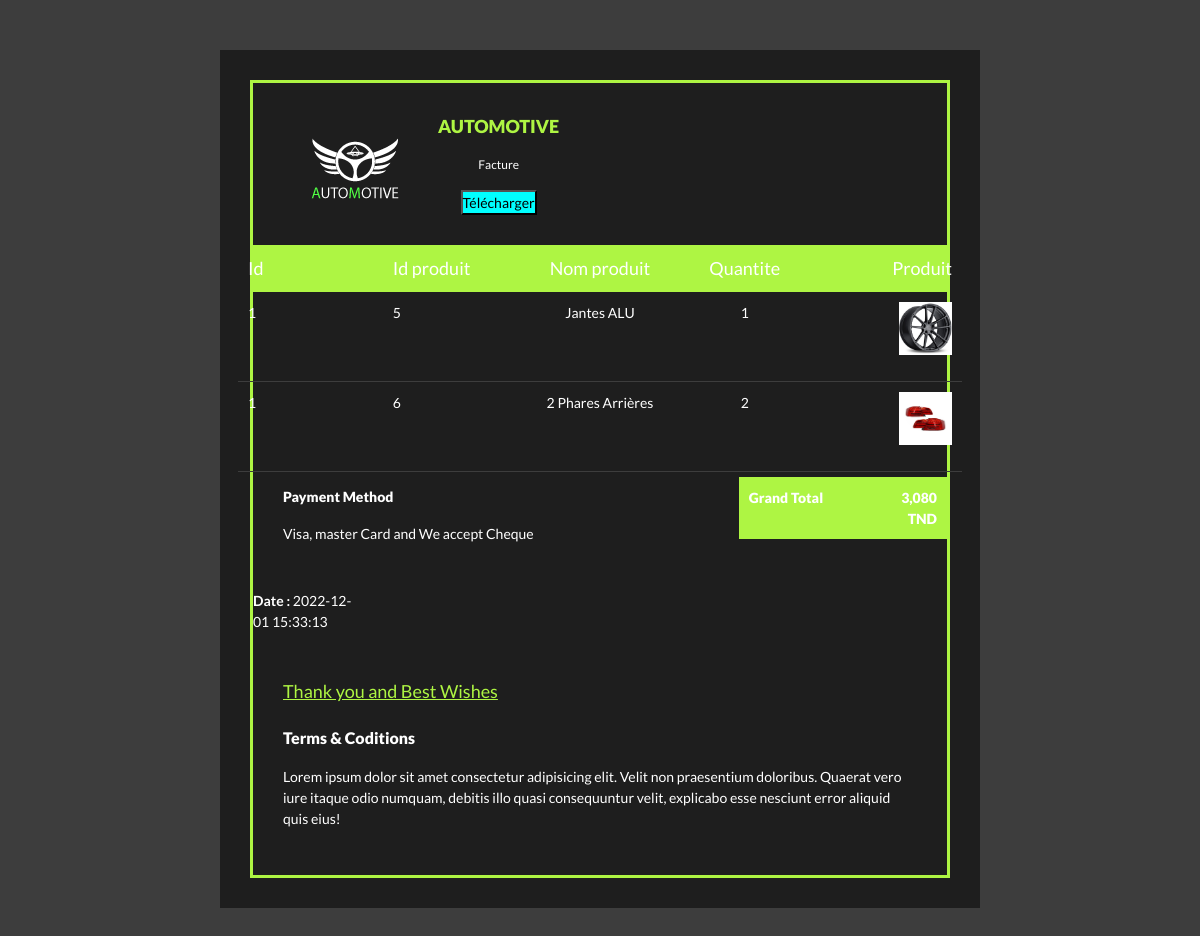
Page /View/facture.php?id_facture=1 (signed in) on the committed database.
### tables this page shows
CREATE TABLE `ligne_commande` (
  `id` int(11) NOT NULL,
  `quantite` int(11) NOT NULL,
  `id_produit` int(11) NOT NULL,
  `id_commande` int(11) NOT NULL
);

CREATE TABLE `articles` (
  `id` int(11) NOT NULL,
  `name` varchar(255) NOT NULL,
  `type` varchar(255) NOT NULL,
  `img` varchar(255) NOT NULL,
  `price` varchar(255) NOT NULL,
  `des` text NOT NULL
);

CREATE TABLE `facture` (
  `id` int(11) NOT NULL,
  `date_creation` datetime NOT NULL DEFAULT current_timestamp(),
  `id_panier` int(11) NOT NULL
);

### controller/panier-class.php (called while the page is built, shortened)
<?php
class panier{
    public function getFacture($id_facture){
        $DB = new config();
        $facture = $DB->query('SELECT * FROM facture where id = '.$id_facture);
        return $facture[0];
    }
    public function getFactureProducts($id_facture)
    {
        $DB = new config();
        $facure = $DB->query('SELECT * FROM facture where id = '.$id_facture);
        $list = $DB->query('SELECT * FROM ligne_commande lp inner join articles v on lp.id_produit = v.id where lp.id_commande = '.$facure[0]->id_panier);
        return $list;
    }
    public function getTotalFacture($id_facture)
    {
        $total = 0;
        foreach ($this->getFactureProducts($id_facture) as $value) {
            $total += $value->price * $value->quantite ;
          }
         return $total;
    }
}
?>

### config.php (called while the page is built, shortened)
<?php
class config {
    private $host ='localhost';
    private $username ='root';
    private $password ='';
    private $database ='forum';
    public $db;
    public function __construct($host= null, $username= null, $password=null, $database= null){
$this->db = new PDO('mysql:host='.$this->host.';dbname='.$this->database,$this->username,$this->password,array
(PDO::MYSQL_ATTR_INIT_COMMAND =>'SET NAMES UTF8'));
    }
public function query($sql, $data = array()){
    $req =$this->db->prepare($sql);
$req->execute($data);
return $req->fetchAll(PDO::FETCH_OBJ);
}
    }
?>

### view/facture.php (the view, shortened to what this page needs)
<?php
if(isset($_SESSION['email']) and isset($_SESSION['password']))
{
require '../config.php';
require '../Controller/panier-class.php';
$DB = new config();
$crudPanier = new panier($DB);
if (isset($_GET['id_facture'])) {
	$facture  = $crudPanier->getFacture($_GET['id_facture']);
    $list = $crudPanier->getFactureProducts($_GET['id_facture']);
	$total = $crudPanier->getTotalFacture($_GET['id_facture']);
	$date = $facture->date_creation;
}
?>
<!DOCTYPE html>
<html>
<head>
    <link rel="stylesheet" type="text/css" href="assets/css/bootstrap.min.css">
<link rel="stylesheet" href="https://cdnjs.cloudflare.com/ajax/libs/font-awesome/4.7.0/css/font-awesome.min.css">
	<link rel="stylesheet" type="text/css" href="assets/css/styles_fact.css">
</head>
<body>
<div class="wrapper">
	<div class="invoice_wrapper">
		<div class="header">
			<div class="logo_invoice_wrap">
				<div class="logo_sec">
					<img src="assets/images/logo4.png" alt="code logo">
					<div class="title_wrap" align='center'>
						<p class="title bold">AutoMotive</p>
						<p class="sub_title">Facture</p>
						<a href="javascript:genScreenshot()"><button style="background:aqua; cursor:pointer" id="telecharger">Télécharger</button> </a>
					</div>
				</div>
			</div>
		</div>
		<div class="body">
			<div class="main_table">
				<div class="table_header">
					<div class="row">
						<div class="col col_no">Id </div>
						<div class="col col_des">Id produit</div>
						<div class="col col_price">Nom produit</div>
						<div class="col col_qty">Quantite</div>
						<div class="col col_total">Produit</div>
					</div>
				</div>
				<?php
       foreach($list as $achat):
       ?>
				<div class="table_body">
					<div class="row">
						<div class="col col_no">
							<td name="id_commande" id="id_commande">
							<?= $achat->id_commande; ?>
							</td>
						</div>
						<div class="col col_des">
						<td name="id_produit" id="id_produit">
						<?= $achat->id_produit; ?>
							</td>
						</div>
						<div class="col col_price">
							<td name="name" id ="name">
							<?= $achat->name; ?>
							</td>
						</div>
						<div class="col col_qty">
							<td name="quantite" id="quantite">
							<?= $achat->quantite; ?>
							</td>
						</div>
						<div class="col col_total">
							<p><img src="assets/images/product/<?= $achat->id_produit;?>.jpg" alt="" height="53"></p>
						</div>
					</div>
				</div>
				<?php endforeach;?>
			</div>
			<div class="paymethod_grandtotal_wrap">
				<div class="paymethod_sec">
					<p class="bold">Payment Method</p>
					<p>Visa, master Card and We accept Cheque</p>
				</div>
				<div class="grandtotal_sec">
			       	<p class="bold">
			            <span>Grand Total</span>
			            <span><?= number_format($total);?> TND</span>
			        </p>
				</div>
			</div>
		</div>
		<div class="row">
				<div class="receipt-header receipt-header-mid receipt-footer">
					<div class="col-xs-8 col-sm-8 col-md-8 text-left">
						<div class="receipt-right">
							<p><b>Date :</b> <?= $date; ?> </p>
						</div>
					</div>
				</div>
            </div>
		<div class="footer">
			<p>Thank you and Best Wishes</p>
			<div class="terms">
		        <p class="tc bold">Terms & Coditions</p>
		        <p>Lorem ipsum dolor sit amet consectetur adipisicing elit. Velit non praesentium doloribus. Quaerat vero iure itaque odio numquam, debitis illo quasi consequuntur velit, explicabo esse nesciunt error aliquid quis eius!</p>
		    </div>
		</div>
	</div>
</div>
</body>
</html>
<?php
}
else
header("location:login.php");
?>

### view/assets/css/styles_fact.css (style rules this page uses)
:root { --primary: rgb(174, 245, 67); --secondary: #3d3d3d; --white: #fff; }
* { margin: 0; padding: 0; box-sizing: border-box; font-family: 'Lato', sans-serif; }
body { background: var(--secondary); padding: 50px; color: var(--white); display: flex; align-items: center; justify-content: center; font-size: 14px; }
.bold { font-weight: 900; }
.wrapper { background: #1e1e1e; padding: 30px; }
.invoice_wrapper { border: 3px solid var(--primary); width: 700px; max-width: 100%; }
.invoice_wrapper .header .logo_invoice_wrap, .invoice_wrapper .header .bill_total_wrap { display: flex; justify-content: space-between; padding: 30px; }
.invoice_wrapper .header .logo_sec { display: flex; align-items: center; }
.invoice_wrapper .header .logo_sec .title_wrap { margin-left: 5px; }
.invoice_wrapper .header .logo_sec .title_wrap .title { text-transform: uppercase; font-size: 18px; color: var(--primary); }
.invoice_wrapper .header .logo_sec .title_wrap .sub_title { font-size: 12px; }
.invoice_wrapper .body .main_table .table_header { background: var(--primary); }
.invoice_wrapper .body .main_table .table_header .row { color: var(#1e1e1e); font-size: 18px; border-bottom: 0px; }
.invoice_wrapper .body .main_table .row { display: flex; border-bottom: 1px solid var(--secondary); }
.invoice_wrapper .body .main_table .row .col { padding: 10px; }
.invoice_wrapper .body .main_table .row .col_no { width: 5%; }
.invoice_wrapper .body .main_table .row .col_des { width: 45%; }
.invoice_wrapper .body .main_table .row .col_price { width: 20%; text-align: center; }
.invoice_wrapper .body .main_table .row .col_qty { width: 10%; text-align: center; }
.invoice_wrapper .body .main_table .row .col_total { width: 20%; text-align: right; }
.invoice_wrapper .body .paymethod_grandtotal_wrap { display: flex; justify-content: space-between; padding: 5px 0 30px; align-items: flex-end; }
.invoice_wrapper .body .paymethod_grandtotal_wrap .paymethod_sec { padding-left: 30px; }
.invoice_wrapper .body .paymethod_grandtotal_wrap .grandtotal_sec { width: 30%; }
.invoice_wrapper .body .paymethod_grandtotal_wrap .grandtotal_sec p { display: flex; width: 100%; padding-bottom: 5px; }
.invoice_wrapper .body .paymethod_grandtotal_wrap .grandtotal_sec p span { padding: 0 10px; }
.invoice_wrapper .body .paymethod_grandtotal_wrap .grandtotal_sec p span:first-child { width: 60%; }
.invoice_wrapper .body .paymethod_grandtotal_wrap .grandtotal_sec p span:last-child { width: 40%; text-align: right; }
.invoice_wrapper .body .paymethod_grandtotal_wrap .grandtotal_sec p:last-child span { background: var(--primary); padding: 10px; color: #fff; }
.invoice_wrapper .footer { padding: 30px; }
.invoice_wrapper .footer > p { color: var(--primary); text-decoration: underline; font-size: 18px; padding-bottom: 5px; }
.invoice_wrapper .footer .terms .tc { font-size: 16px; }

### rows in the picture
ligne_commande: id_commande "1", id_produit "5", id_produit.name "Jantes ALU", quantite "1", shows a picture
ligne_commande: id_commande "1", id_produit "6", id_produit.name "2 Phares Arrières", quantite "2", shows a picture
facture: date_creation "2022-12-01 15:33:13"

### other values in the picture
$total "3,080"
